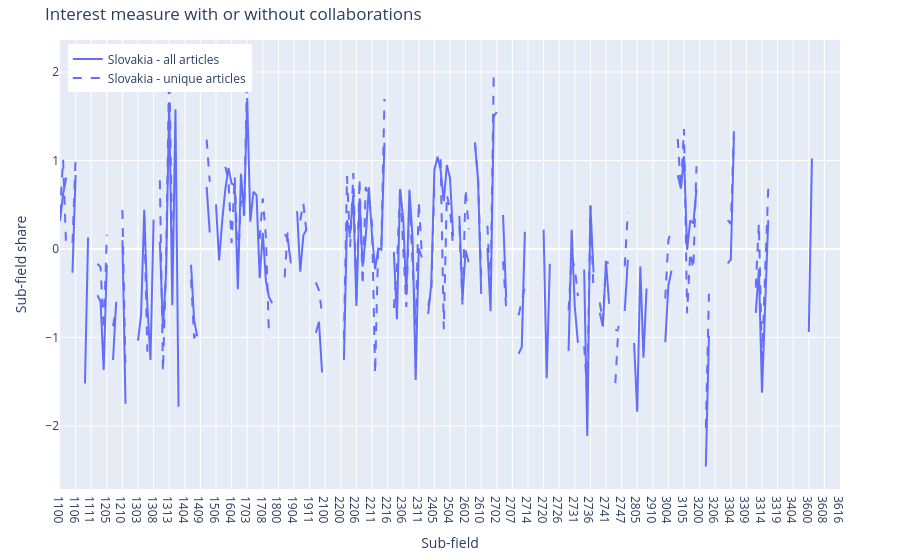

The code cell stored with this chart in its notebook:
### Code cell
x = df_interest_metric.columns.to_list()

fig = go.Figure()
colors = qualitative.Plotly

for country in country_list:
    color = colors[(len(fig.data) // 2) % len(colors)]

    y1 = df_interest_metric.loc[country].values
    y1_safe = [v if not np.isnan(v) else None for v in y1]  # handle NaNs

    y2 = df_interest_metric_unique.loc[country].values
    y2_safe = [v if not np.isnan(v) else None for v in y2]  # handle NaNs

    fig.add_trace(go.Scatter(
        x=x,
        y=y1_safe,
        mode="lines",
        line=dict(color=color),
        name=f"{uf.id2name_country[country]} - all articles",
        hovertext=[uf.id2subfield_topic[int(s)] for s in x],
    ))
    fig.add_trace(go.Scatter(
        x=x,
        y=y2_safe,
        mode="lines",
        name=f"{uf.id2name_country[country]} - unique articles",
        line=dict(dash="dash", color=color),
        hovertext=[uf.id2subfield_topic[int(s)] for s in x],
    ))


fig.update_layout(
    title="Interest measure with or without collaborations",
    xaxis=dict(title="Sub-field"),
    yaxis=dict(title="Sub-field share"),
    legend=dict(x=0.01, y=0.99),
    margin=dict(l=60, r=60, t=40, b=40)
)

fig.show()

### Figure 1 — Plotly figure (JSON) as saved in the notebook; plotly's stock layout.template omitted (floating-point values rounded to 4 significant figures; data arrays with more than 128 entries replaced by an {"elided": "..."} marker saying what was removed)
{"data": [{"hovertext": {"elided": "251 str values"}, "line": {"color": "#636EFA"}, "mode": "lines", "name": "Slovakia - all articles", "x": {"elided": "251 str values"}, "y": {"elided": "251 float values"}, "type": "scatter"}, {"hovertext": {"elided": "251 str values"}, "line": {"color": "#636EFA", "dash": "dash"}, "mode": "lines", "name": "Slovakia - unique articles", "x": {"elided": "251 str values"}, "y": {"elided": "251 float values"}, "type": "scatter"}], "layout": {"legend": {"x": 0.01, "y": 0.99}, "margin": {"l": 60, "r": 60, "t": 40, "b": 40}, "title": {"text": "Interest measure with or without collaborations"}, "xaxis": {"title": {"text": "Sub-field"}}, "yaxis": {"title": {"text": "Sub-field share"}}}}
